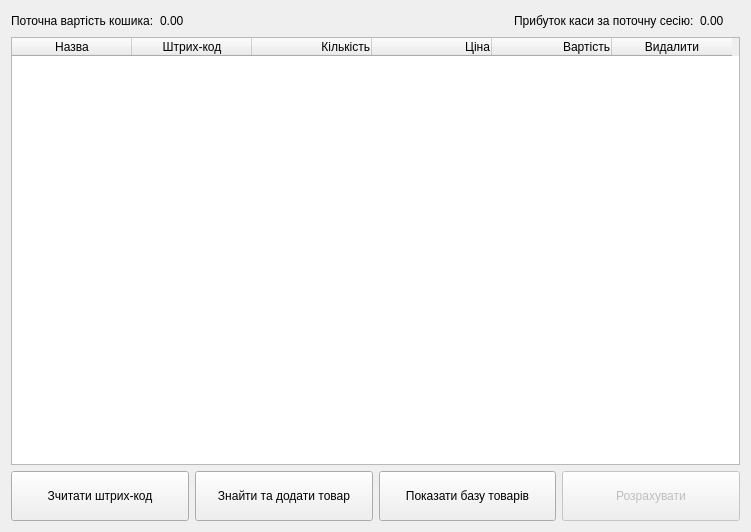
<?xml version="1.0" encoding="UTF-8"?>
<ui version="4.0">
 <class>MainWindow</class>
 <widget class="QMainWindow" name="MainWindow">
  <property name="geometry">
   <rect>
    <x>0</x>
    <y>0</y>
    <width>751</width>
    <height>532</height>
   </rect>
  </property>
  <property name="sizePolicy">
   <sizepolicy hsizetype="Preferred" vsizetype="Preferred">
    <horstretch>0</horstretch>
    <verstretch>0</verstretch>
   </sizepolicy>
  </property>
  <property name="windowTitle">
   <string>Електронний помічник касира</string>
  </property>
  <widget class="QWidget" name="centralWidget">
   <property name="sizePolicy">
    <sizepolicy hsizetype="Expanding" vsizetype="Expanding">
     <horstretch>0</horstretch>
     <verstretch>0</verstretch>
    </sizepolicy>
   </property>
   <layout class="QVBoxLayout" name="verticalLayout_3">
    <item>
     <layout class="QHBoxLayout" name="TopLine" stretch="0,0,0,0,0">
      <item>
       <widget class="QLabel" name="label">
        <property name="text">
         <string>Поточна вартість кошика:</string>
        </property>
       </widget>
      </item>
      <item>
       <widget class="QLabel" name="CartCost">
        <property name="text">
         <string>0.00</string>
        </property>
       </widget>
      </item>
      <item>
       <spacer name="hSpacer1">
        <property name="orientation">
         <enum>Qt::Horizontal</enum>
        </property>
        <property name="sizeType">
         <enum>QSizePolicy::Expanding</enum>
        </property>
        <property name="sizeHint" stdset="0">
         <size>
          <width>40</width>
          <height>20</height>
         </size>
        </property>
       </spacer>
      </item>
      <item>
       <widget class="QLabel" name="label_2">
        <property name="text">
         <string>Прибуток каси за поточну сесію:</string>
        </property>
       </widget>
      </item>
      <item>
       <widget class="QLabel" name="Cash">
        <property name="minimumSize">
         <size>
          <width>40</width>
          <height>0</height>
         </size>
        </property>
        <property name="text">
         <string>0.00</string>
        </property>
       </widget>
      </item>
     </layout>
    </item>
    <item>
     <widget class="QTableWidget" name="CartTable">
      <property name="sizePolicy">
       <sizepolicy hsizetype="Expanding" vsizetype="Expanding">
        <horstretch>0</horstretch>
        <verstretch>0</verstretch>
       </sizepolicy>
      </property>
      <property name="baseSize">
       <size>
        <width>0</width>
        <height>0</height>
       </size>
      </property>
      <property name="selectionBehavior">
       <enum>QAbstractItemView::SelectRows</enum>
      </property>
      <property name="columnCount">
       <number>6</number>
      </property>
      <attribute name="horizontalHeaderCascadingSectionResizes">
       <bool>true</bool>
      </attribute>
      <attribute name="horizontalHeaderDefaultSectionSize">
       <number>120</number>
      </attribute>
      <attribute name="horizontalHeaderHighlightSections">
       <bool>false</bool>
      </attribute>
      <attribute name="horizontalHeaderMinimumSectionSize">
       <number>50</number>
      </attribute>
      <attribute name="verticalHeaderVisible">
       <bool>true</bool>
      </attribute>
      <column>
       <property name="text">
        <string>Назва</string>
       </property>
      </column>
      <column>
       <property name="text">
        <string>Штрих-код</string>
       </property>
      </column>
      <column>
       <property name="text">
        <string>Кількість</string>
       </property>
       <property name="textAlignment">
        <set>AlignTrailing|AlignVCenter</set>
       </property>
      </column>
      <column>
       <property name="text">
        <string>Ціна</string>
       </property>
       <property name="textAlignment">
        <set>AlignTrailing|AlignVCenter</set>
       </property>
      </column>
      <column>
       <property name="text">
        <string>Вартість</string>
       </property>
       <property name="textAlignment">
        <set>AlignTrailing|AlignVCenter</set>
       </property>
      </column>
      <column>
       <property name="text">
        <string>Видалити</string>
       </property>
      </column>
     </widget>
    </item>
    <item>
     <layout class="QHBoxLayout" name="BottomLine">
      <item>
       <widget class="QPushButton" name="ReadBarcode">
        <property name="minimumSize">
         <size>
          <width>0</width>
          <height>50</height>
         </size>
        </property>
        <property name="toolTip">
         <string>Зчитати штрих-код (Ctrl+B)</string>
        </property>
        <property name="text">
         <string>Зчитати штрих-код</string>
        </property>
       </widget>
      </item>
      <item>
       <widget class="QPushButton" name="FindAddGoods">
        <property name="minimumSize">
         <size>
          <width>0</width>
          <height>50</height>
         </size>
        </property>
        <property name="toolTip">
         <string>Знайти товар в базі та додати в кошик (Ctrl+F)</string>
        </property>
        <property name="text">
         <string>Знайти та додати товар</string>
        </property>
       </widget>
      </item>
      <item>
       <widget class="QPushButton" name="ShowGoods_2">
        <property name="minimumSize">
         <size>
          <width>0</width>
          <height>50</height>
         </size>
        </property>
        <property name="toolTip">
         <string>Показати базу товарів (Ctrl+S)</string>
        </property>
        <property name="text">
         <string>Показати базу товарів</string>
        </property>
       </widget>
      </item>
      <item>
       <widget class="QPushButton" name="OkButton">
        <property name="enabled">
         <bool>false</bool>
        </property>
        <property name="minimumSize">
         <size>
          <width>0</width>
          <height>50</height>
         </size>
        </property>
        <property name="toolTip">
         <string>Розрахувати клієнта (Ctrl+P)</string>
        </property>
        <property name="text">
         <string>Розрахувати</string>
        </property>
       </widget>
      </item>
     </layout>
    </item>
   </layout>
  </widget>
 </widget>
 <layoutdefault spacing="6" margin="11"/>
 <resources/>
 <connections/>
</ui>
